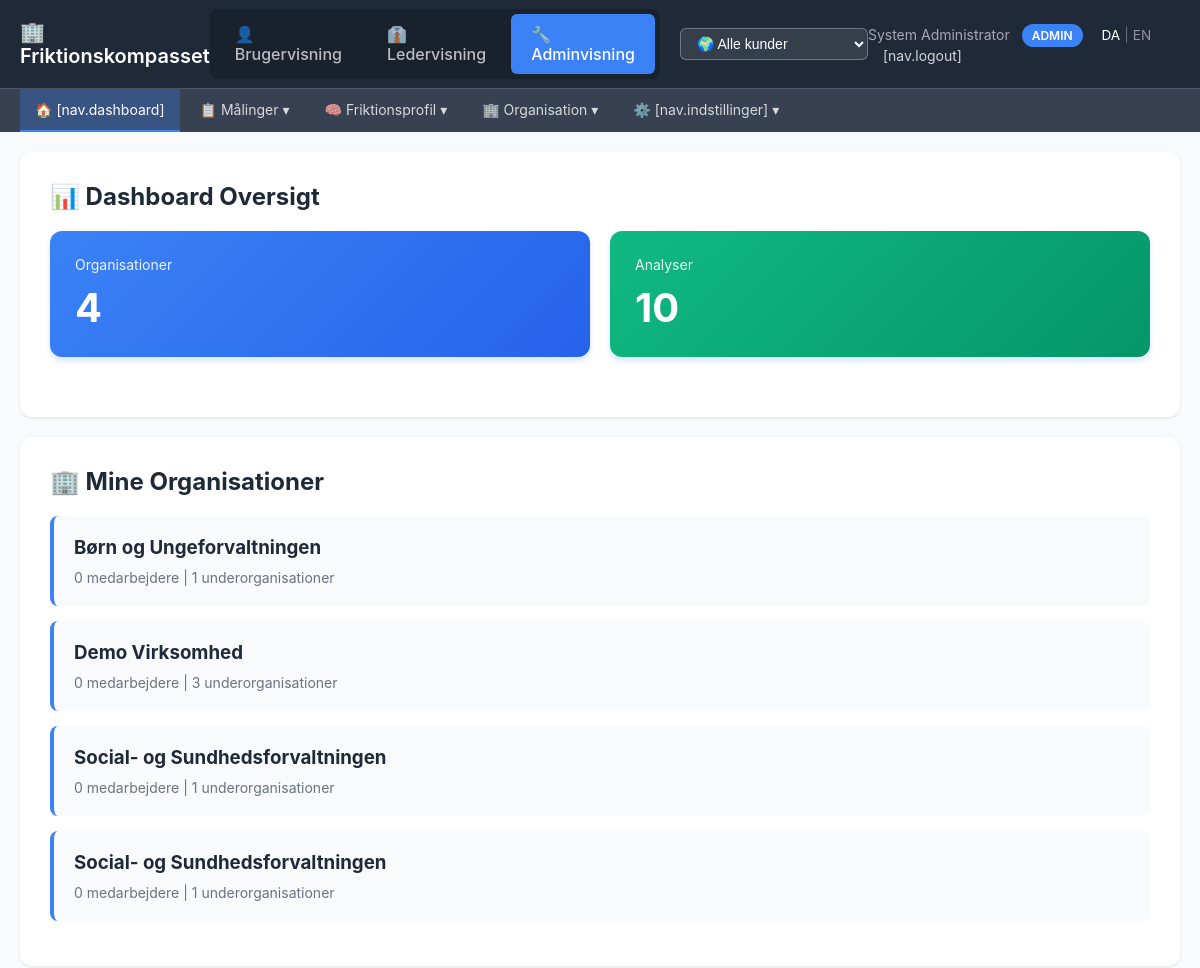
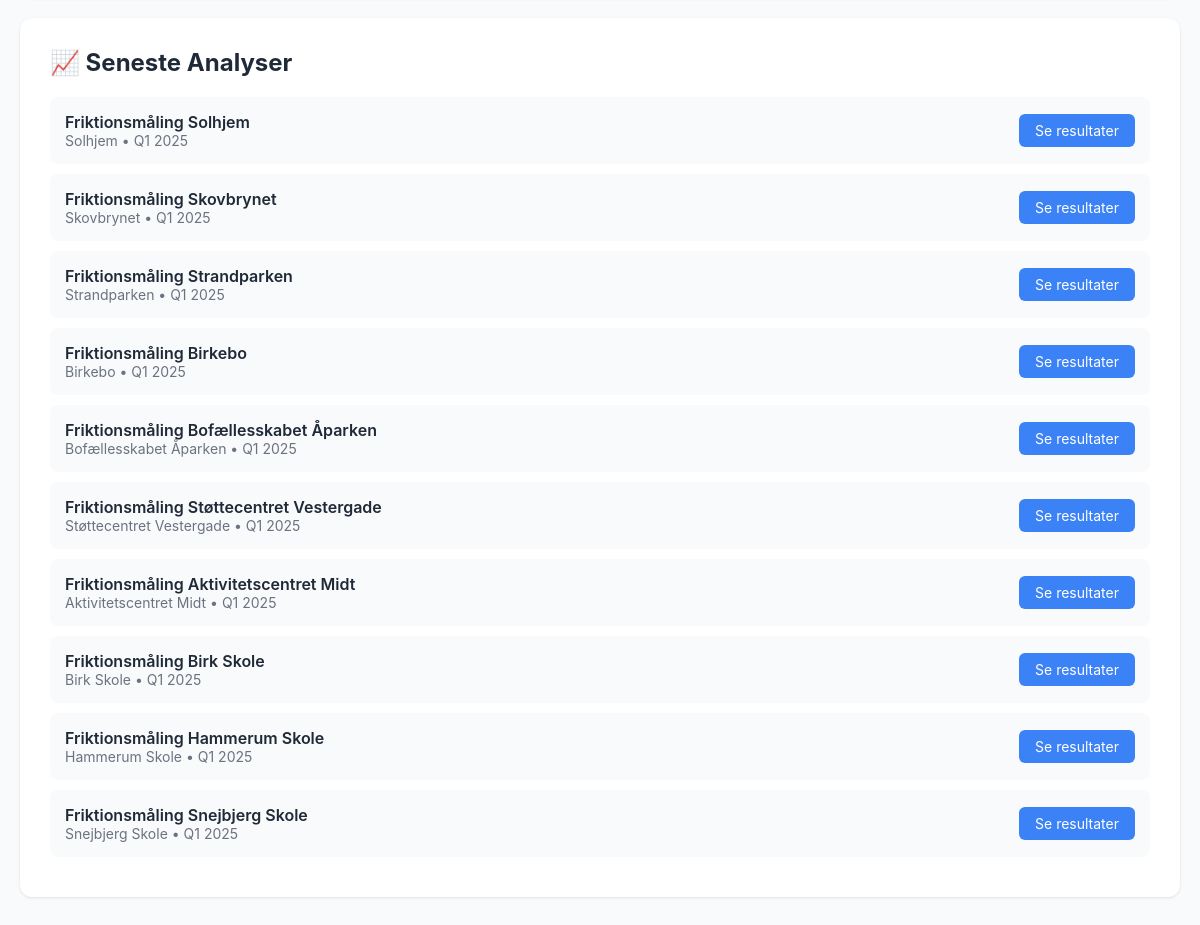
/admin/manager-view/dashboard (signed in), run on an earlier commit of the app's database (2 pictures, top to bottom).
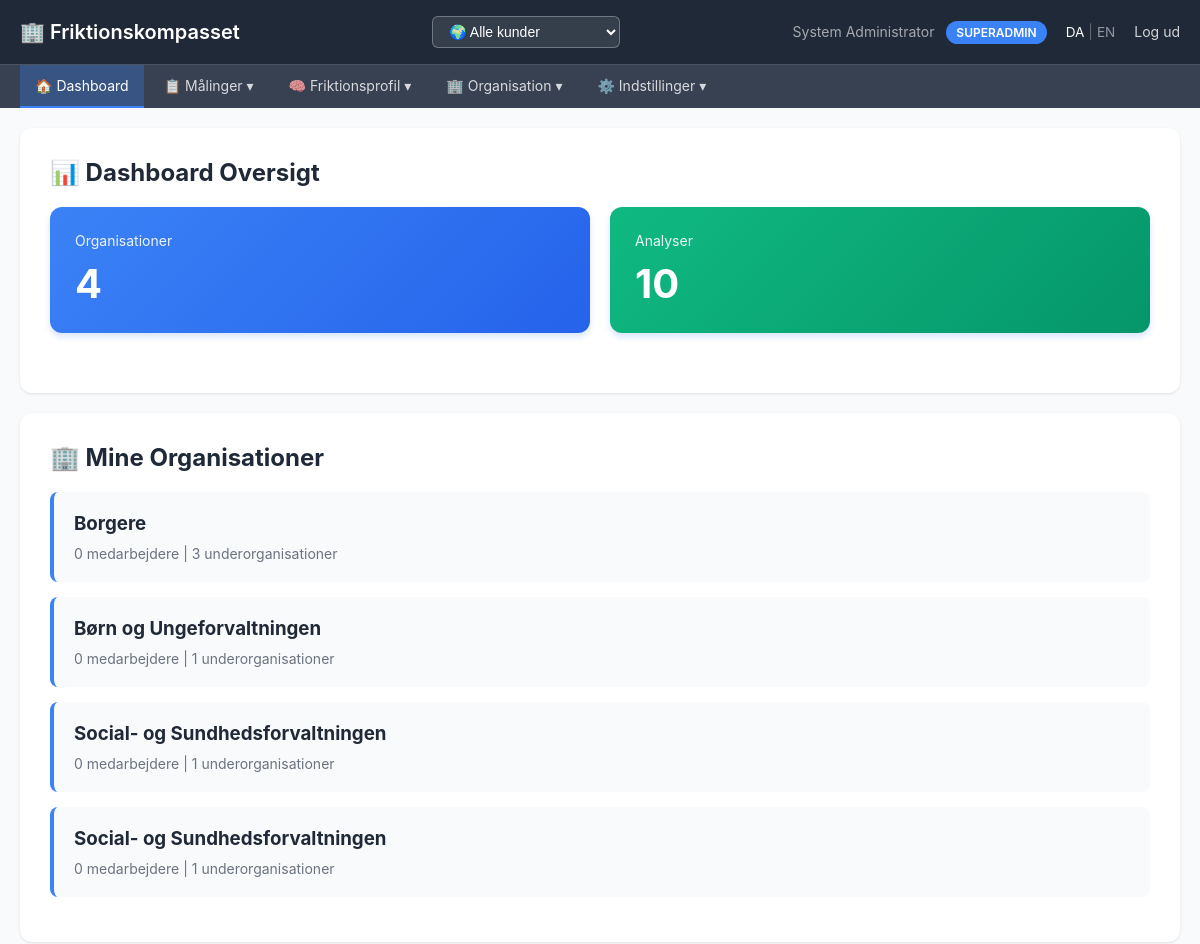
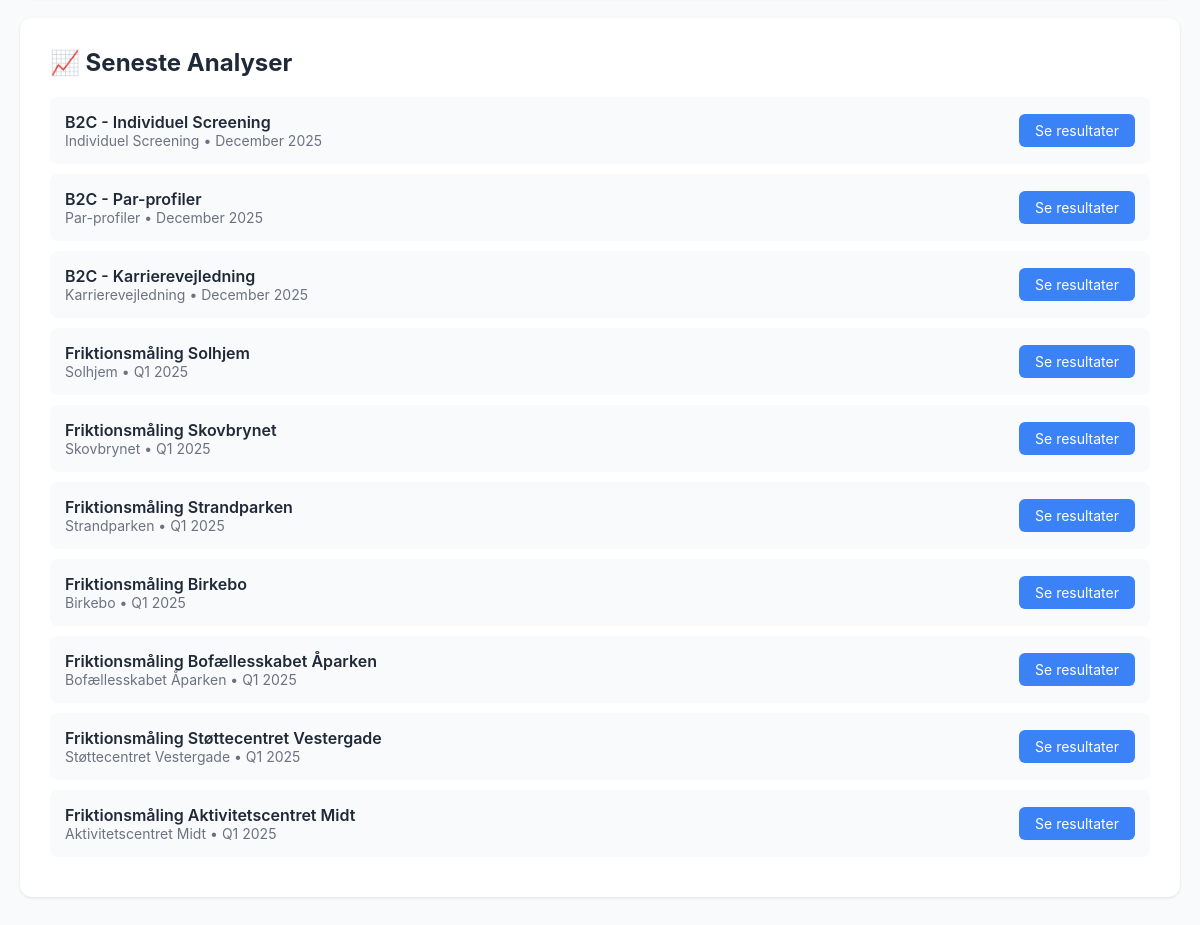
And on a later commit of the database (2 pictures, top to bottom).
### tables this page shows
CREATE TABLE organizational_units (
                id TEXT PRIMARY KEY,
                parent_id TEXT,
                name TEXT NOT NULL,
                full_path TEXT NOT NULL,
                level INTEGER NOT NULL DEFAULT 0,
                
                -- Leder info (kan være på alle niveauer)
                leader_name TEXT,
                leader_email TEXT,
                
                -- Metrics (typisk på leaf nodes, men kan være alle steder)
                employee_count INTEGER DEFAULT 0,
                sick_leave_percent REAL DEFAULT 0,
                
                created_at TIMESTAMP DEFAULT CURRENT_TIMESTAMP, customer_id TEXT REFERENCES customers(id) ON DELETE CASCADE,
                
                FOREIGN KEY (parent_id) REFERENCES organizational_units(id) ON DELETE CASCADE
            );

CREATE TABLE campaigns (
                id TEXT PRIMARY KEY,
                target_unit_id TEXT NOT NULL,
                name TEXT NOT NULL,
                period TEXT NOT NULL,
                sent_from TEXT DEFAULT 'admin',
                sent_at TIMESTAMP,
                created_at TIMESTAMP DEFAULT CURRENT_TIMESTAMP, mode TEXT DEFAULT 'anonymous', include_leader_assessment INTEGER DEFAULT 0, include_leader_self INTEGER DEFAULT 0, min_responses INTEGER DEFAULT 5, scheduled_at TIMESTAMP, status TEXT DEFAULT 'sent', sender_name TEXT DEFAULT 'HR',
                FOREIGN KEY (target_unit_id) REFERENCES organizational_units(id) ON DELETE CASCADE
            );

### admin_app.py (the view)
@app.route('/admin/manager-view/dashboard')
@login_required
def manager_dashboard():
    user = get_current_user()
    where_clause, params = get_customer_filter(user['role'], user['customer_id'], session.get('customer_filter'))
    with get_db() as conn:
        units = conn.execute(f"""
            SELECT
                ou.*,
                COUNT(DISTINCT children.id) as child_count
            FROM organizational_units ou
            LEFT JOIN organizational_units children ON children.parent_id = ou.id
            WHERE ou.parent_id IS NULL AND ({where_clause})
            GROUP BY ou.id
            ORDER BY ou.name
        """, params).fetchall()
        campaigns = conn.execute(f"""
            SELECT c.*, ou.name as unit_name
            FROM campaigns c
            JOIN organizational_units ou ON c.target_unit_id = ou.id
            WHERE {where_clause}
            ORDER BY c.created_at DESC
            LIMIT 10
        """, params).fetchall()
    return render_template('manager_dashboard.html',
                         units=[dict(u) for u in units],
                         campaigns=[dict(c) for c in campaigns])

### admin_app.py (called while the page is built)
@app.before_request
def detect_domain():
    host = request.host.split(':')[0].lower()  # Remove port if present
    domain_config = get_domain_config(host)
    if domain_config:
        g.domain_config = domain_config
        if 'language' not in session:
            session['language'] = domain_config.get('default_language', 'da')
        if domain_config.get('customer_id') and 'user' in session:
            if session['user']['role'] in ('admin', 'superadmin') and 'customer_filter' not in session:
                session['customer_filter'] = domain_config['customer_id']
    else:
        g.domain_config = None

@app.context_processor
def inject_domain_config():
    return {
        'domain_config': getattr(g, 'domain_config', None)
    }

@app.context_processor
def inject_translation_helpers():
    return {
        't': t,
        'get_user_language': get_user_language,
        'supported_languages': SUPPORTED_LANGUAGES
    }

def get_current_user():
    return session.get('user')

### templates/manager_dashboard.html (shortened to what this page needs)
{% extends "admin/layout.html" %}
{% block content %}
<div class="card">
    <h2>📊 Dashboard Oversigt</h2>
    <div class="stats">
        <div class="stat-box">
            <div class="label">Organisationer</div>
            <div class="value">{{ units|length }}</div>
        </div>
        <div class="stat-box" style="background: linear-gradient(135deg, #10b981 0%, #059669 100%);">
            <div class="label">Analyser</div>
            <div class="value">{{ campaigns|length }}</div>
        </div>
    </div>
</div>
<div class="card">
    <h2>🏢 Mine Organisationer</h2>
    {% if units %}
    <ul class="org-list">
        {% for unit in units %}
        <li class="org-item">
            <h3>{{ unit.name }}</h3>
            <div class="meta">
                {{ unit.employee_count }} medarbejdere
                {% if unit.child_count > 0 %}
                | {{ unit.child_count }} underorganisationer
                {% endif %}
            </div>
        </li>
        {% endfor %}
    </ul>
    {% else %}
    <div class="empty">
        Ingen organisationer endnu.
    </div>
    {% endif %}
</div>
<div class="card">
    <h2>📈 Seneste Analyser</h2>
    {% if campaigns %}
    <ul class="campaign-list">
        {% for campaign in campaigns %}
        <li class="campaign-item">
            <div>
                <div class="campaign-name">{{ campaign.name }}</div>
                <div class="campaign-meta">
                    {{ campaign.unit_name }} • {{ campaign.period }}
                </div>
            </div>
            <a href="/admin/campaign/{{ campaign.id }}" class="btn-view">Se resultater</a>
        </li>
        {% endfor %}
    </ul>
    {% else %}
    <div class="empty">
        Ingen analyser endnu.
    </div>
    {% endif %}
</div>
{% endblock %}

What changed in the data, as far as the page shows it:
removed organizational_units: name "Demo Virksomhed", employee_count "0", child_count "3"
no longer on this page (row unchanged): campaigns: name "Friktionsmåling Birk Skole", unit_name "Birk Skole", period "Q1 2025"
no longer on this page (row unchanged): campaigns: name "Friktionsmåling Hammerum Skole", unit_name "Hammerum Skole", period "Q1 2025"
no longer on this page (row unchanged): campaigns: name "Friktionsmåling Snejbjerg Skole", unit_name "Snejbjerg Skole", period "Q1 2025"
added organizational_units: name "Borgere", employee_count "0", child_count "3"
added campaigns: name "B2C - Individuel Screening", unit_name "Individuel Screening", period "December 2025"
added campaigns: name "B2C - Par-profiler", unit_name "Par-profiler", period "December 2025"
added campaigns: name "B2C - Karrierevejledning", unit_name "Karrierevejledning", period "December 2025"
Also different on the page:
{{ session.user.role|upper }}: "ADMIN" → "SUPERADMIN"
{{ t('nav.logout') }}: "[nav.logout]" → "Log ud"
{{ t('nav.dashboard') }}: "[nav.dashboard]" → "Dashboard"
{{ t('nav.indstillinger') }}: "[nav.indstillinger]" → "Indstillinger"
text no longer shown: "👤 Brugervisning 👔 Ledervisning 🔧 Adminvisning"
